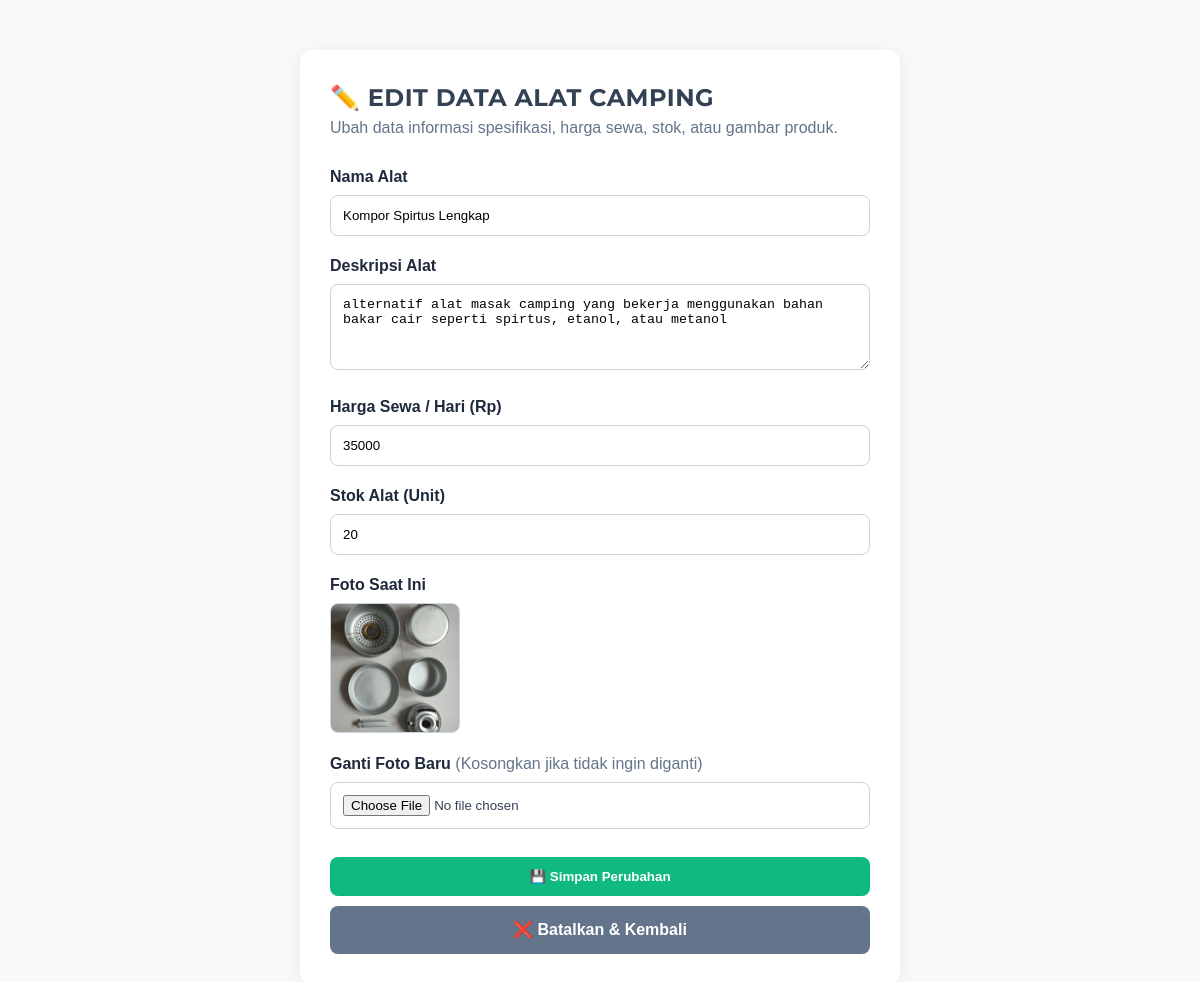
The app's page /admin/edit_produk.php?id=12 with its own data.
### tables this page shows
CREATE TABLE `produk` (
  `id_produk` int(11) NOT NULL,
  `nama_alat` varchar(100) DEFAULT NULL,
  `kategori` varchar(50) DEFAULT NULL,
  `harga_sewa` int(11) DEFAULT NULL,
  `deskripsi` text DEFAULT NULL,
  `stok` int(11) DEFAULT NULL,
  `foto` varchar(255) DEFAULT NULL,
  `gambar` varchar(255) DEFAULT NULL
);

### admin/edit_produk.php (the view, shortened to what this page needs)
<?php
include '../config/database.php';
$id_produk = mysqli_real_escape_string($conn, $_GET['id']);
$query = mysqli_query($conn, "SELECT * FROM produk WHERE id_produk = '$id_produk'");
$produk = mysqli_fetch_assoc($query);
?>
<!DOCTYPE html>
<html lang="id">
<head>
    <link rel="stylesheet" href="../assets/style.css">
</head>
<body style="background: #f8fafc;">
<div class="edit-container">
    <h2>✏️ EDIT DATA ALAT CAMPING</h2>
    <p style="color: #64748b; margin-bottom: 25px;">Ubah data informasi spesifikasi, harga sewa, stok, atau gambar produk.</p>
    <form method="POST" enctype="multipart/form-data">
        <div class="form-group">
            <label>Nama Alat</label>
            <input type="text" name="nama_alat" value="<?= htmlspecialchars($produk['nama_alat']); ?>" required>
        </div>
        <div class="form-group">
            <label>Deskripsi Alat</label>
            <textarea name="deskripsi" rows="4" required><?= htmlspecialchars($produk['deskripsi']); ?></textarea>
        </div>
        <div class="form-group">
            <label>Harga Sewa / Hari (Rp)</label>
            <input type="number" name="harga_sewa" value="<?= $produk['harga_sewa']; ?>" required>
        </div>
        <div class="form-group">
            <label>Stok Alat (Unit)</label>
            <input type="number" name="stok" value="<?= $produk['stok']; ?>" required>
        </div>
        <div class="form-group">
            <label>Foto Saat Ini</label>
            <div style="margin-bottom: 12px;">
                <?php if(!empty($produk['foto']) && file_exists("../assets/images/".$produk['foto'])): ?>
                    <img src="../assets/images/<?= $produk['foto']; ?>" width="130" style="border-radius: 8px; border: 1px solid #cbd5e1; object-fit: cover;">
                <?php else: ?>
                    <span style="color:#94a3b8; font-style:italic; font-size:0.9rem;">Belum ada foto yang diunggah</span>
                <?php endif; ?>
            </div>
            <label>Ganti Foto Baru <span style="font-weight:normal; color:#64748b;">(Kosongkan jika tidak ingin diganti)</span></label>
            <input type="file" name="foto" accept="image/*">
        </div>
        <button type="submit" name="update_produk" class="btn btn-success">💾 Simpan Perubahan</button>
        <a href="produk.php" class="btn btn-secondary">❌ Batalkan & Kembali</a>
    </form>
</div>
</body>
</html>

### assets/style.css (style rules this page uses)
:root { --midnight: #0f172a; --slate-800: #1e293b; --accent-blue: #2563eb; --text-main: #334155; --text-light: #64748b; --white: #ffffff; }
* { margin: 0; padding: 0; box-sizing: border-box; }
body { font-family: 'Inter', sans-serif; background-color: #f8fafc; color: var(--text-main); line-height: 1.5; }
h1, h2, h3, .logo, .nav-link, .btn-primary { font-family: 'Montserrat', sans-serif; text-transform: uppercase; letter-spacing: 0.5px; }

### admin/edit_produk.php (style rules this page uses)
.edit-container { max-width: 600px; margin: 50px auto; padding: 30px; background: white; border-radius: 12px; box-shadow: 0 5px 25px rgba(0,0,0,0.08); font-family: sans-serif; }
.form-group { margin-bottom: 18px; }
.form-group label { display: block; margin-bottom: 6px; font-weight: bold; color: #1e293b; }
.form-group input, .form-group textarea { width: 100%; padding: 12px; border: 1px solid #cbd5e1; border-radius: 8px; box-sizing: border-box; }
.btn { padding: 12px 20px; border-radius: 8px; font-weight: bold; text-decoration: none; display: inline-block; border: none; cursor: pointer; text-align: center; }
.btn-success { background: #10b981; color: white; width: 100%; margin-top: 10px; }
.btn-secondary { background: #64748b; color: white; margin-top: 10px; display: block; }

### records on screen
produk: nama_alat "Kompor Spirtus Lengkap", deskripsi "alternatif alat masak camping yang bekerja menggunakan bahan bakar cair seperti spirtus, etanol, atau metanol", harga_sewa "35000", stok "20", foto (picture)
